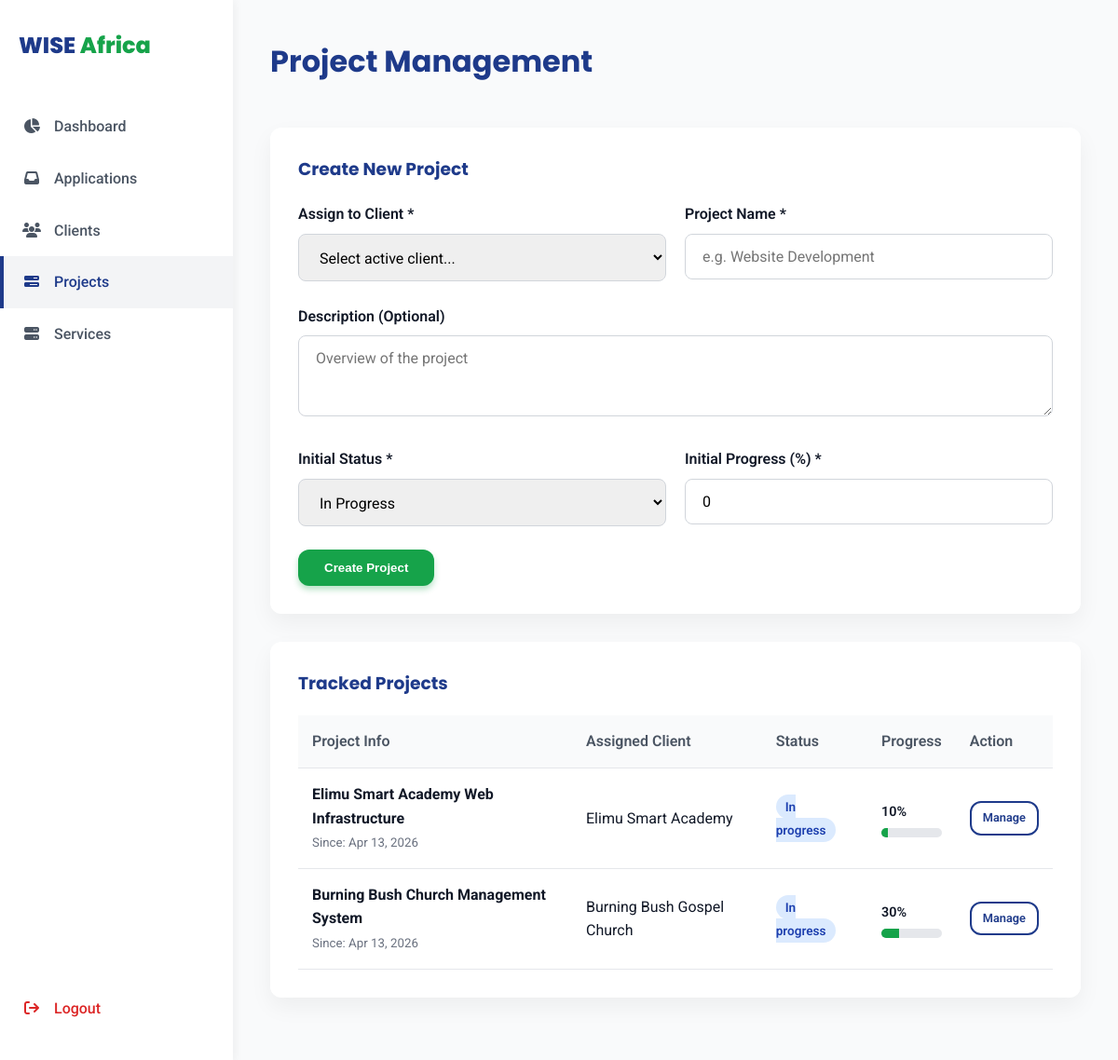
Screenshot of /admin/projects.php (signed in) with the database file from the repository.
### tables this page shows
CREATE TABLE `projects` (
  `id` int(11) NOT NULL,
  `client_id` int(11) NOT NULL,
  `project_name` varchar(255) NOT NULL,
  `description` text,
  `status` enum('in_progress','active','inactive','completed') DEFAULT 'in_progress',
  `progress_percentage` int(3) DEFAULT '0',
  `start_date` date DEFAULT NULL,
  `end_date` date DEFAULT NULL,
  `created_at` timestamp NOT NULL DEFAULT CURRENT_TIMESTAMP
);

CREATE TABLE `clients` (
  `id` int(11) NOT NULL,
  `organization_name` varchar(255) NOT NULL,
  `email` varchar(255) NOT NULL,
  `phone` varchar(50) NOT NULL,
  `password` varchar(255) NOT NULL,
  `status` enum('active','inactive') DEFAULT 'active',
  `created_at` timestamp NOT NULL DEFAULT CURRENT_TIMESTAMP
);

### admin/projects.php (the view, shortened to what this page needs)
<?php
require_once '../includes/db.php';
$projects = $conn->query("
    SELECT p.*, c.organization_name
    FROM projects p
    JOIN clients c ON p.client_id = c.id
    ORDER BY p.created_at DESC
");
?>
<!DOCTYPE html>
<html lang="en">
<head>
    <link rel="stylesheet" href="https://cdnjs.cloudflare.com/ajax/libs/font-awesome/6.4.0/css/all.min.css">
    <link rel="stylesheet" href="../assets/css/style.css">
</head>
<body>
    <div class="admin-layout">
        <?php include 'sidebar.php'; ?>
        <main class="main-content">
            <div class="topbar fade-in">
                <h1>Project Management</h1>
            </div>
            <div class="card fade-in">
                <h3 style="margin-bottom: 20px;">Create New Project</h3>
                <form action="projects.php" method="POST">
                    <div class="form-row">
                        <div class="form-group">
                            <label>Assign to Client *</label>
                            <select name="client_id" class="form-control" required style="cursor: pointer; appearance: auto;">
                                <option value="" disabled selected>Select active client...</option>
                            </select>
                        </div>
                        <div class="form-group">
                            <label>Project Name *</label>
                            <input type="text" name="project_name" class="form-control" required placeholder="e.g. Website Development">
                        </div>
                    </div>
                    <div class="form-group">
                        <label>Description (Optional)</label>
                        <textarea name="description" class="form-control" rows="3" placeholder="Overview of the project"></textarea>
                    </div>
                    <div class="form-row">
                        <div class="form-group">
                            <label>Initial Status *</label>
                            <select name="status" class="form-control" required style="cursor: pointer; appearance: auto;">
                                <option value="in_progress">In Progress</option>
                            </select>
                        </div>
                        <div class="form-group">
                            <label>Initial Progress (%) *</label>
                            <input type="number" name="progress_percentage" class="form-control" min="0" max="100" value="0" required>
                        </div>
                    </div>
                    <button type="submit" class="btn btn-primary">Create Project</button>
                </form>
            </div>
            <div class="card fade-in" style="animation-delay: 0.1s;">
                <h3 style="margin-bottom: 20px;">Tracked Projects</h3>
                <table>
                    <thead>
                        <tr>
                            <th>Project Info</th>
                            <th>Assigned Client</th>
                            <th>Status</th>
                            <th>Progress</th>
                            <th>Action</th>
                        </tr>
                    </thead>
                    <tbody>
                        <?php if ($projects->num_rows > 0): ?>
                            <?php while($row = $projects->fetch_assoc()): ?>
                                <tr>
                                    <td>
                                        <strong><?php echo htmlspecialchars($row['project_name']); ?></strong><br>
                                        <small style="color: #6B7280;">Since: <?php echo date('M j, Y', strtotime($row['created_at'])); ?></small>
                                    </td>
                                    <td><?php echo htmlspecialchars($row['organization_name']); ?></td>
                                    <td>
                                        <span class="badge badge-<?php echo $row['status']; ?>"><?php echo str_replace('_', ' ', ucfirst($row['status'])); ?></span>
                                    </td>
                                    <td>
                                        <span style="font-weight: 600; font-size: 0.9rem;"><?php echo $row['progress_percentage']; ?>%</span>
                                        <div class="progress-bar-container">
                                            <div class="progress-bar" style="width: <?php echo $row['progress_percentage']; ?>%;"></div>
                                        </div>
                                    </td>
                                    <td>
                                        <a href="project_manage.php?id=<?php echo $row['id']; ?>" class="btn btn-outline" style="padding: 6px 12px; font-size: 0.8rem; color: var(--primary-blue); border-color: var(--primary-blue);">Manage</a>
                                    </td>
                                </tr>
                            <?php endwhile; ?>
                        <?php else: ?>
                            <tr><td colspan="5" style="text-align: center; padding: 30px;">No projects found.</td></tr>
                        <?php endif; ?>
                    </tbody>
                </table>
            </div>
        </main>
    </div>
</body>
</html>

### assets/css/style.css (style rules this page uses)
:root { --primary-blue: #1E3A8A; --secondary-green: #16A34A; --light-bg: #F9FAFB; --dark-text: #111827; --accent: #2563EB; --white: #FFFFFF; --border-radius: 12px; --box-shadow: 0 10px 25px rgba(0, 0, 0, 0.05); --hover-shadow: 0 15px 35px rgba(0, 0, 0, 0.1); --transition-speed: 0.3s; }
* { margin: 0; padding: 0; box-sizing: border-box; }
html { scroll-behavior: smooth; }
body { font-family: 'Roboto', 'Open Sans', sans-serif; color: var(--dark-text); background-color: var(--light-bg); line-height: 1.6; }
h1, h2, h3, h4, h5, h6 { font-family: 'Poppins', 'Montserrat', sans-serif; font-weight: 700; margin-bottom: 1rem; color: var(--primary-blue); }
a { text-decoration: none; color: inherit; transition: color var(--transition-speed); }
.btn { display: inline-block; padding: 12px 28px; border-radius: var(--border-radius); font-weight: 600; text-align: center; cursor: pointer; transition: all var(--transition-speed); border: none; }
.btn-primary { background-color: var(--secondary-green); color: var(--white); box-shadow: 0 4px 6px rgba(22, 163, 74, 0.3); }
.btn-outline { background-color: transparent; border: 2px solid var(--white); color: var(--white); }
.form-group { margin-bottom: 25px; }
.form-group label { display: block; margin-bottom: 8px; font-weight: 600; color: var(--dark-text); }
.form-control { width: 100%; padding: 14px 18px; border: 1px solid #D1D5DB; border-radius: 8px; font-family: inherit; font-size: 1rem; transition: all var(--transition-speed); }
.fade-in { opacity: 0; animation: fadeIn ease-in 1; animation-fill-mode: forwards; animation-duration: 0.8s; }

### admin/projects.php (style rules this page uses)
.admin-layout { display: flex; min-height: 100vh; background: var(--light-bg); }
.main-content { flex: 1; padding: 40px; overflow-y: auto; }
.topbar { display: flex; justify-content: space-between; align-items: center; margin-bottom: 30px; }
.card { background: var(--white); padding: 30px; border-radius: var(--border-radius); box-shadow: var(--box-shadow); margin-bottom: 30px; overflow-x: auto; }
table { width: 100%; border-collapse: collapse; min-width: 800px; }
th, td { padding: 15px; text-align: left; border-bottom: 1px solid #E5E7EB; }
th { font-weight: 600; color: #4B5563; background: #F9FAFB; }
.badge { padding: 5px 10px; border-radius: 20px; font-size: 0.85rem; font-weight: 600; }
.badge-in_progress { background: #DBEAFE; color: #1E40AF; }
.form-row { display: grid; grid-template-columns: 1fr 1fr; gap: 20px; }
.progress-bar-container { width: 100%; background-color: #E5E7EB; border-radius: 10px; height: 10px; overflow: hidden; margin-top: 5px; }
.progress-bar { height: 100%; background-color: var(--secondary-green); transition: width 0.3s; }

### rows the page displays
projects: project_name "Elimu Smart Academy Web Infrastructure", created_at "Apr 13, 2026", client.organization_name "Elimu Smart Academy", status "In progress", progress_percentage "10"
projects: project_name "Burning Bush Church Management System", created_at "Apr 13, 2026", client.organization_name "Burning Bush Gospel Church", status "In progress", progress_percentage "30"
